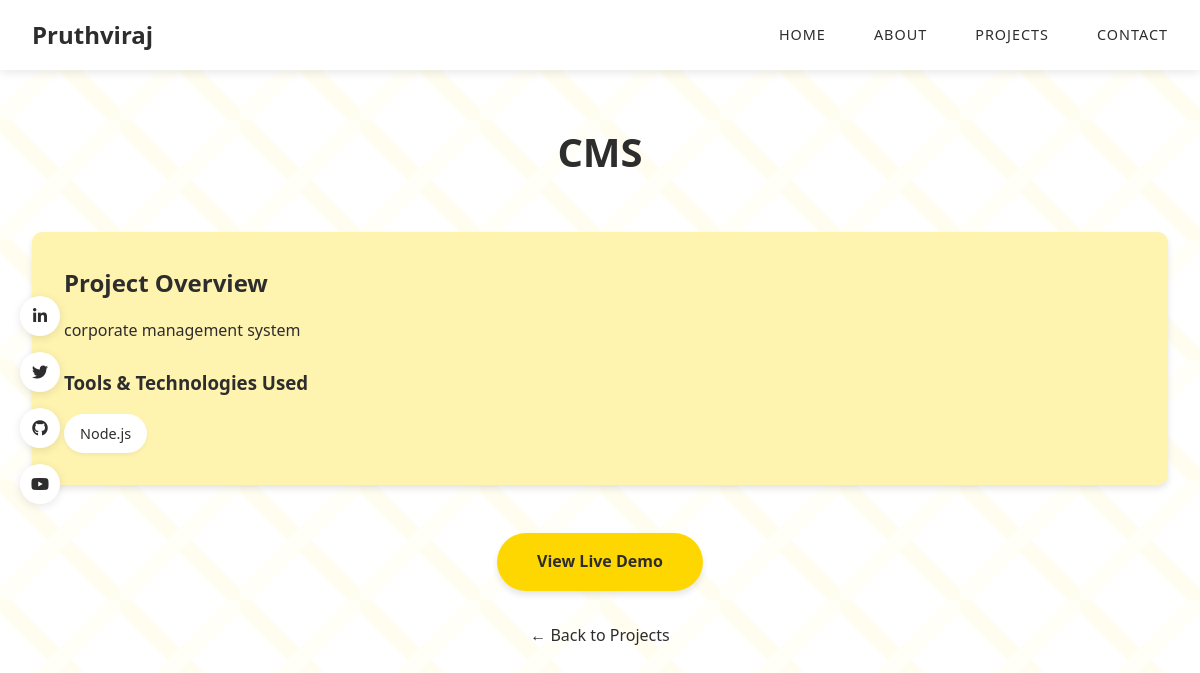
Screenshot of /project/14/ with the database file from the repository.
### app/models.py (models this page shows)
class Project_detail(models.Model):
    name = models.CharField(max_length=100)
    desc = models.CharField(max_length=300)
    tech = models.CharField(max_length=100)
    url = models.CharField(max_length=50)

### app/views.py (the view)
# urls.py: path('project/<int:project_id>/', views.project, name='project'),
def project(request, project_id):
    project = Project_detail.objects.get(id=project_id)
    technologies = [tech.strip() for tech in project.tech.split(",")]
    return render(request, 'project.html',{'project': project, 'technologies' : technologies })

### app/templates/project.html (shortened to what this page needs)
<!DOCTYPE html>
<html lang="en">
<head>
</head>
<body>
    <div class="social-links">
        <a href="#" aria-label="LinkedIn">
            <i class="fab fa-linkedin-in"></i>
        </a>
        <a href="#" aria-label="Twitter">
            <i class="fab fa-twitter"></i>
        </a>
        <a href="#" aria-label="GitHub">
            <i class="fab fa-github"></i>
        </a>
        <a href="#" aria-label="YouTube">
            <i class="fab fa-youtube"></i>
        </a>
    </div>
 {% load static %}
 <nav class="nav">
     <a href="{%url 'home'%}" class="nav-brand">
         <span class="brand-name">Pruthviraj</span>
     </a>
     <ul class="nav-links" id="nav-menu">
         <li><a href="{%url 'home'%}">Home</a></li>
         <li><a href="{%url 'home'%}">About</a></li>
         <li><a href="{%url 'home'%}">Projects</a></li>
         <li><a href="{%url 'home'%}">Contact</a></li>
     </ul>
 </nav>
     {%if project%}
    <div class="project-details">
        <div class="project-header">
            <h1>{{project.name}}</h1>
        </div>
        <div class="project-meta">
            <h2>Project Overview</h2>
            <p style="text-align: justify;">{{ project.desc }}</p>
            <h3>Tools & Technologies Used</h3>
            <div class="tools-used">
                {% for tech in technologies %}
                <span class="tool-tag">{{ tech }}</span>
                {% endfor %}
            </div>
        </div>
        <div class="demo-button-container">
            <a href="{{project.url}}" target="_blank" class="live-demo-btn">
                View Live Demo
            </a>
            <br>
            <a href="{%url 'viewallproject'%}" class="back-to-projects">
                ← Back to Projects
            </a>
        </div>
    </div>
{%endif%}
    <link rel="stylesheet" href="https://cdnjs.cloudflare.com/ajax/libs/font-awesome/5.15.4/css/all.min.css">
</body>
</html>

### app/templates/project.html (style rules this page uses)
:root { --primary-yellow: #ffd700; --secondary-yellow: #fff3b0; --accent-yellow: #ffe169; --text-dark: #2d2d2d; --text-light: #666666; --white: #ffffff; }
* { margin: 0; padding: 0; box-sizing: border-box; font-family: 'Segoe UI', Tahoma, Geneva, Verdana, sans-serif; }
body { line-height: 1.6; color: var(--text-dark); }
.social-links { position: fixed; left: 20px; top: 50%; transform: translateY(-50%); display: flex; flex-direction: column; gap: 1rem; z-index: 100; }
.social-links a { width: 40px; height: 40px; background: var(--white); display: flex; align-items: center; justify-content: center; border-radius: 50%; color: var(--text-dark); text-decoration: none; box-shadow: 0 2px 10px rgba(0, 0, 0, 0.1); transition: transform 0.3s; }
.nav { position: fixed; top: 0; left: 0; right: 0; padding: 1rem 2rem; background: rgba(255, 255, 255, 0.95); box-shadow: 0 2px 10px rgba(0, 0, 0, 0.1); z-index: 1000; display: flex; justify-content: space-between; align-items: center; }
.nav-brand { display: flex; align-items: center; gap: 1rem; text-decoration: none; }
.brand-name { font-size: 1.5rem; font-weight: 700; color: var(--text-dark); }
.nav-links { display: flex; gap: 3rem; list-style: none; }
.nav-links a { text-decoration: none; color: var(--text-dark); font-weight: 500; text-transform: uppercase; font-size: 0.9rem; letter-spacing: 1px; transition: color 0.3s; }
.project-details { padding-top: 120px; padding-bottom: 4rem; max-width: 1200px; margin: 0 auto; padding-left: 2rem; padding-right: 2rem; }
.project-header { text-align: center; margin-bottom: 3rem; }
.project-header h1 { font-size: 2.5rem; margin-bottom: 1rem; color: var(--text-dark); }
.project-meta { margin: 2rem 0; padding: 2rem; background: var(--secondary-yellow); border-radius: 10px; box-shadow: 0 4px 6px rgba(0, 0, 0, 0.1); }
.project-meta h2 { margin-bottom: 1rem; color: var(--text-dark); }
.project-meta h3 { margin: 1.5rem 0 1rem; color: var(--text-dark); }
.tools-used { display: flex; flex-wrap: wrap; gap: 1rem; margin-top: 1rem; }
.tool-tag { background: var(--white); padding: 0.5rem 1rem; border-radius: 20px; font-size: 0.9rem; color: var(--text-dark); box-shadow: 0 2px 4px rgba(0, 0, 0, 0.05); }
.demo-button-container { text-align: center; margin-top: 3rem; }
.live-demo-btn { display: inline-block; padding: 1rem 2.5rem; background: var(--primary-yellow); color: var(--text-dark); text-decoration: none; border-radius: 50px; font-weight: 600; transition: all 0.3s; box-shadow: 0 4px 6px rgba(0, 0, 0, 0.1); }
.back-to-projects { display: inline-block; margin-top: 2rem; color: var(--text-dark); text-decoration: none; font-weight: 500; transition: color 0.3s; }

### rows the page displays
Project_detail: name "CMS", desc "corporate management system", technologies "Node.js"
